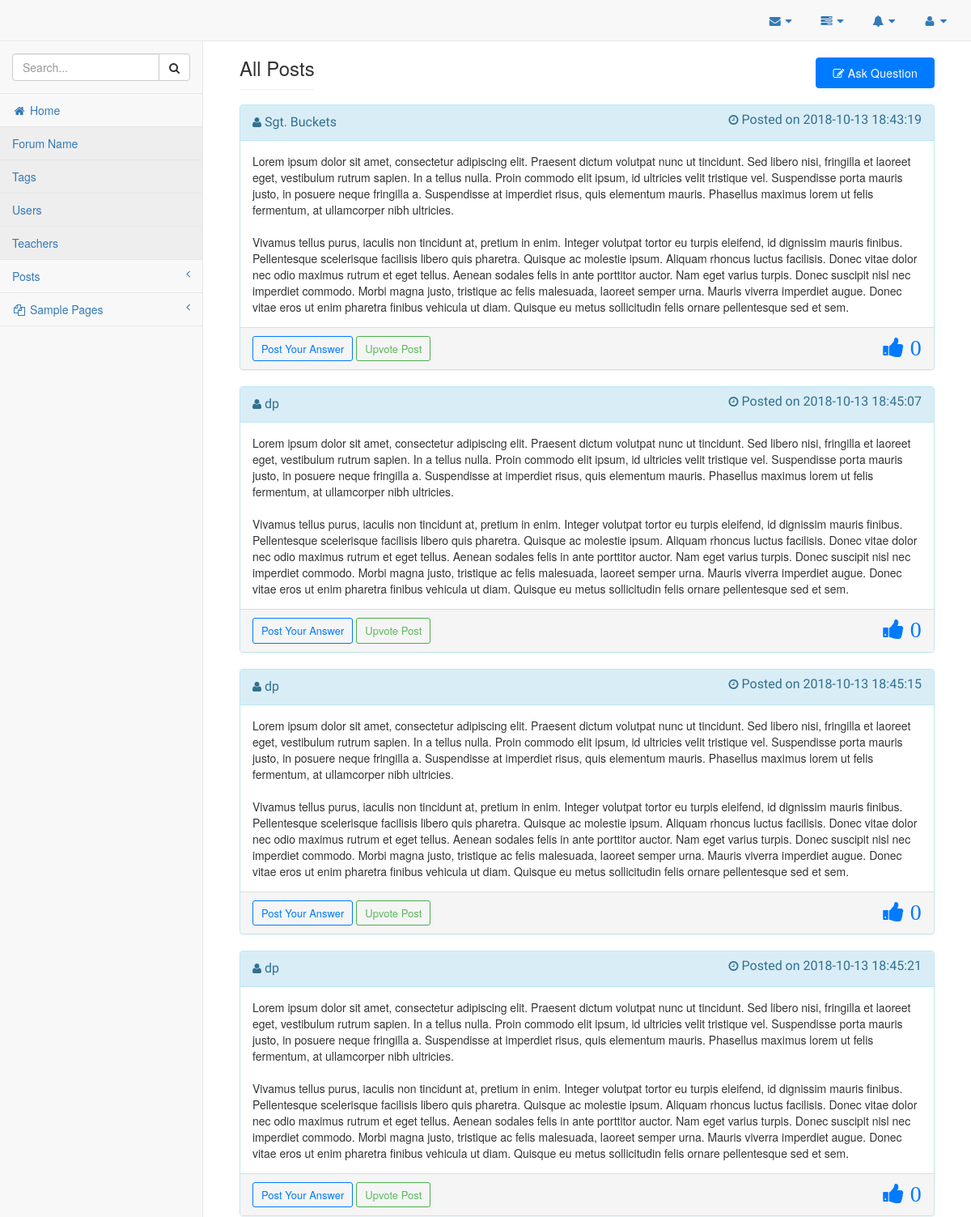
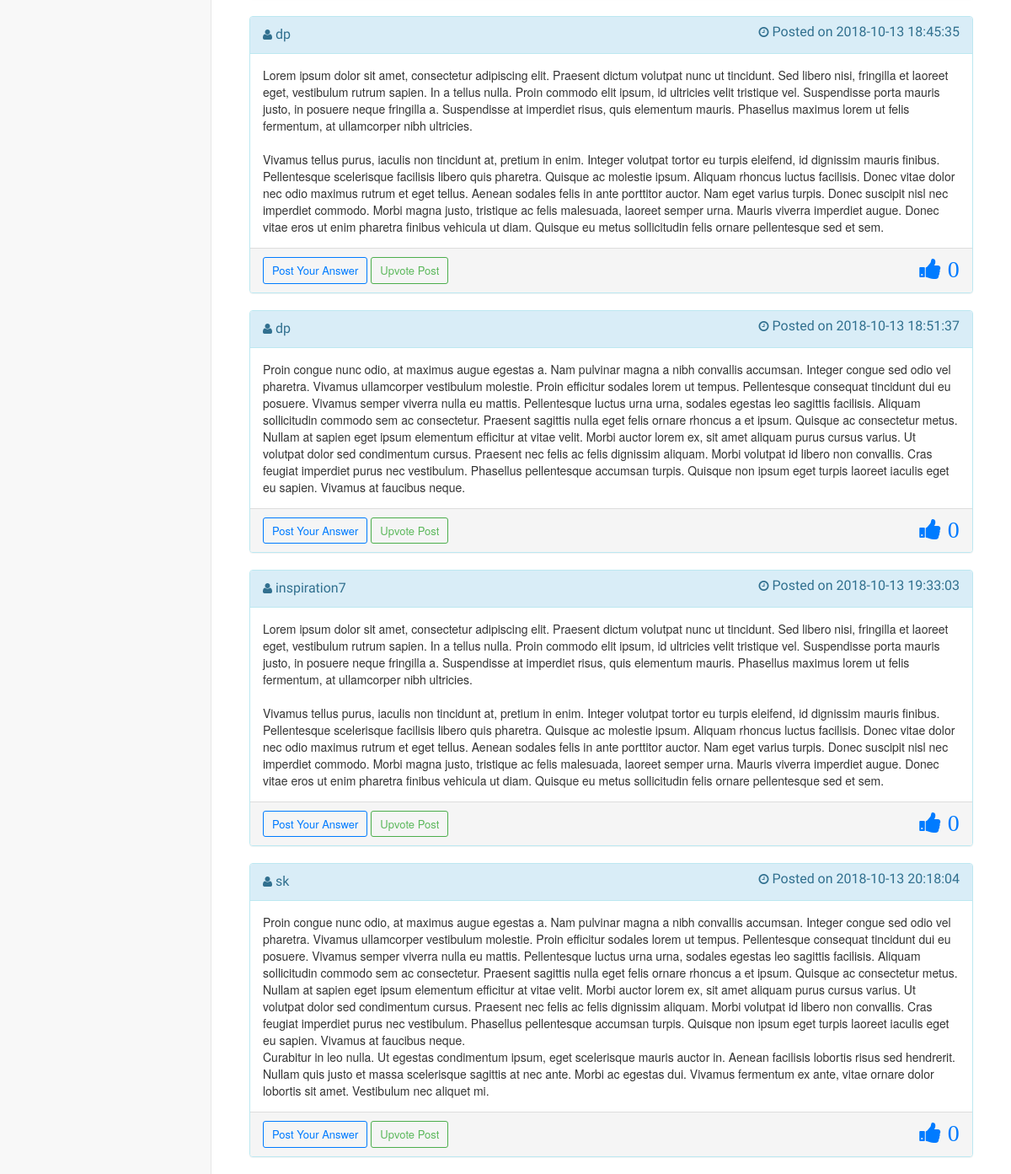
The app's page /posts/view-all-posts.php (signed in) with its own data (2 pictures, top to bottom).
### tables this page shows
CREATE TABLE `posts` (
  `post_id` int(11) NOT NULL,
  `post_content` text NOT NULL,
  `post_image` text NOT NULL,
  `post_user_id` int(11) NOT NULL,
  `post_tags` mediumtext NOT NULL,
  `created_at` datetime NOT NULL,
  `deleted_at` datetime NOT NULL,
  `is_deleted` bit(1) NOT NULL DEFAULT b'0',
  `deleted_by` int(11) NOT NULL,
  `updated_at` datetime NOT NULL,
  `updated_by` int(11) NOT NULL,
  `post_points` int(11) NOT NULL
);

CREATE TABLE `users` (
  `user_id` int(11) NOT NULL,
  `first_name` varchar(255) NOT NULL,
  `last_name` varchar(255) NOT NULL,
  `user_name` varchar(255) NOT NULL,
  `user_password` varchar(255) NOT NULL,
  `user_email` varchar(255) NOT NULL,
  `user_dob` date NOT NULL,
  `user_branch` varchar(255) NOT NULL,
  `user_posts` int(11) NOT NULL,
  `user_role` varchar(255) NOT NULL,
  `user_profile_img` text NOT NULL,
  `user_created_at` datetime NOT NULL,
  `is_deleted` bit(1) NOT NULL DEFAULT b'0',
  `deleted_by` int(11) NOT NULL,
  `deleted_at` datetime NOT NULL
);

### classes/Database.php (called while the page is built, shortened)
<?php
    class Database {
        private $servername;
        private $username;
        private $password;
        private $database;
        private $connection;
        public function __construct(){
            $this->servername = "localhost";
            $this->username = "aniket";
            $this->password = "aniket";
            $this->database = "forumdb";
        }
        public function connectDB(){
            $this->connection = new mysqli($this->servername, $this->username, $this->password, $this->database);
        }
        public function getConnection(){
            return $this->connection;
        }
    }
    $database = new Database();
?>

### classes/Posts.php (called while the page is built, shortened)
<?php
	require_once("Database.php");
	class Posts {
		private $connection;
		public function __construct() {
			global $database;
			$this->connection = $database->getConnection();
		}
		public function getAllPosts() {
			$sql = "SELECT * FROM posts WHERE is_deleted = 0";
			$result_set = $this->connection->query($sql);
			return $result_set;
		}
	}
?>

### classes/Users.php (called while the page is built, shortened)
<?php
	require_once("Database.php");
	class Users {
		private $connection;
		public function __construct() {
			global $database;
			$this->connection = $database->getConnection();
		}
		public function getUserDetailsById($user_id, $columns) {
			$sql = "SELECT $columns FROM users WHERE user_id = $user_id";
			$result_set = $this->connection->query($sql);
			return $result_set;
		}
	}
?>

### posts/view-all-posts.php (the view, shortened to what this page needs)
<!DOCTYPE html>
<html lang="en">
<?php
    require_once("../ui-elements/header.php");
?>
<body>
    <div id="wrapper">
        <?php
            require_once("../ui-elements/navigation.php");
        ?>
        <div id="page-wrapper">
            <div class="container-fluid">
                <div class="row">
                    <div class="col-lg-12">
                        <br>
                        <h3 class="page-header show-inline">All Posts</h3>
                        <a href="http://localhost/forum/posts/add-post.php" class="btn-mine btn-bootstrap4-primary-mine ask-quest-btn-alignment"><i class="fa fa-pencil-square-o" aria-hidden="true"></i> Ask Question</a>
                    </div>
                </div>
                <?php
                    require_once("../classes/Posts.php");
                    require_once("../classes/Users.php");
                    $posts = new Posts();
                    $result_set = $posts->getAllPosts();
                    $users = new Users();
                    while($row = mysqli_fetch_assoc($result_set)) {
                        extract($row);
                        $resultant_row = $users->getUserDetailsById($post_user_id, "user_name");
                        extract(mysqli_fetch_assoc($resultant_row));
                ?>
                        <div class="panel panel-info">
                            <div class="panel-heading">
                                <i class="fa fa-user" aria-hidden="true"></i> <div style="font-size: 16px; font-family: 'Cantora One'; display: inline;"><?php echo $user_name; ?></div>
                                <i class="fa fa-clock-o" aria-hidden="true" style="float: right;"><div style="font-size: 16px; font-family: 'Cantora One'; display: inline;"> Posted on <?php echo $created_at; ?></div></i>
                            </div>
                            <div class="panel-body">
                                <?php echo $post_content; ?>
                            </div>
                            <div class="panel-footer">
                                <?php echo '<a href="comments.php?post_id='.$post_id.'&post_user_id='.$post_user_id.'" class="btn btn-outline btn-success-mine btn-sm" style="font-size: 13px;">Post Your Answer</a>'; ?>
                                <a href="" class="btn btn-outline btn-success btn-sm" style="font-size: 13px;">Upvote Post</a>
                                <i class="fa fa-thumbs-up fa-2x" aria-hidden="true" style="float: right; color: #007bff;  letter-spacing:.25px;"> <?php echo $post_points; ?></i>
                            </div>
                        </div>
                <?php
                    }
                ?>
            </div>
        </div>
    </div>

### assets/css/myStyles.css (style rules this page uses)
.btn-success-mine.btn-outline { color: #007bff; }
.btn-success-mine { color: #007bff; border-color: #007bff; }
.btn-mine { display: inline-block; padding: 8px 20px; margin-bottom: 0; font-size: 14px; font-weight: 400; line-height: 1.42857143; text-align: center; white-space: nowrap; vertical-align: middle; -ms-touch-action: manipulation; touch-action: manipulation; cursor: pointer; -webkit-user-select: none; -moz-user-select: none; -ms-user-select: none; user-select: none; background-image: none; border: 1px solid transparent; border-radius: 4px; }
.btn-bootstrap4-primary-mine { color: #fff; background-color: #007bff; border-color: #007bff; }
.ask-quest-btn-alignment { float: right; margin-bottom: 20px; letter-spacing: .25px; }
.show-inline { display: inline; }

### records on screen
posts: users.user_name "Sgt. Buckets", created_at "2018-10-13 18:43:19", post_content "Lorem ipsum dolor sit amet, consectetur adipiscing elit. Praesent dictum volutpat nunc ut tincidunt. Sed libero nisi, fringilla et laoreet eget, vestibulum rutrum sapien. In a tellus nulla. Proin commodo elit ipsum, id ultricies velit tristique vel. Suspendisse porta mauris justo, in posuere neque fringilla a. Suspendisse at imperdiet risus, quis elementum mauris. Phasellus maximus lorem ut felis fermentum, at ullamcorper nibh ultricies. Vivamus tellus purus, iaculis non tincidunt at, pretium in enim. Integer volutpat tortor eu turpis eleifend, id dignissim mauris finibus. Pellentesque scelerisque facilisis libero quis pharetra. Quisque ac molestie ipsum. Aliquam rhoncus luctus facilisis.…", post_points "0"
posts: users.user_name "dp", created_at "2018-10-13 18:45:07", post_content "Lorem ipsum dolor sit amet, consectetur adipiscing elit. Praesent dictum volutpat nunc ut tincidunt. Sed libero nisi, fringilla et laoreet eget, vestibulum rutrum sapien. In a tellus nulla. Proin commodo elit ipsum, id ultricies velit tristique vel. Suspendisse porta mauris justo, in posuere neque fringilla a. Suspendisse at imperdiet risus, quis elementum mauris. Phasellus maximus lorem ut felis fermentum, at ullamcorper nibh ultricies. Vivamus tellus purus, iaculis non tincidunt at, pretium in enim. Integer volutpat tortor eu turpis eleifend, id dignissim mauris finibus. Pellentesque scelerisque facilisis libero quis pharetra. Quisque ac molestie ipsum. Aliquam rhoncus luctus facilisis.…", post_points "0"
posts: users.user_name "dp", created_at "2018-10-13 18:45:15", post_content "Lorem ipsum dolor sit amet, consectetur adipiscing elit. Praesent dictum volutpat nunc ut tincidunt. Sed libero nisi, fringilla et laoreet eget, vestibulum rutrum sapien. In a tellus nulla. Proin commodo elit ipsum, id ultricies velit tristique vel. Suspendisse porta mauris justo, in posuere neque fringilla a. Suspendisse at imperdiet risus, quis elementum mauris. Phasellus maximus lorem ut felis fermentum, at ullamcorper nibh ultricies. Vivamus tellus purus, iaculis non tincidunt at, pretium in enim. Integer volutpat tortor eu turpis eleifend, id dignissim mauris finibus. Pellentesque scelerisque facilisis libero quis pharetra. Quisque ac molestie ipsum. Aliquam rhoncus luctus facilisis.…", post_points "0"
posts: users.user_name "dp", created_at "2018-10-13 18:45:21", post_content "Lorem ipsum dolor sit amet, consectetur adipiscing elit. Praesent dictum volutpat nunc ut tincidunt. Sed libero nisi, fringilla et laoreet eget, vestibulum rutrum sapien. In a tellus nulla. Proin commodo elit ipsum, id ultricies velit tristique vel. Suspendisse porta mauris justo, in posuere neque fringilla a. Suspendisse at imperdiet risus, quis elementum mauris. Phasellus maximus lorem ut felis fermentum, at ullamcorper nibh ultricies. Vivamus tellus purus, iaculis non tincidunt at, pretium in enim. Integer volutpat tortor eu turpis eleifend, id dignissim mauris finibus. Pellentesque scelerisque facilisis libero quis pharetra. Quisque ac molestie ipsum. Aliquam rhoncus luctus facilisis.…", post_points "0"
posts: users.user_name "dp", created_at "2018-10-13 18:45:35", post_content "Lorem ipsum dolor sit amet, consectetur adipiscing elit. Praesent dictum volutpat nunc ut tincidunt. Sed libero nisi, fringilla et laoreet eget, vestibulum rutrum sapien. In a tellus nulla. Proin commodo elit ipsum, id ultricies velit tristique vel. Suspendisse porta mauris justo, in posuere neque fringilla a. Suspendisse at imperdiet risus, quis elementum mauris. Phasellus maximus lorem ut felis fermentum, at ullamcorper nibh ultricies. Vivamus tellus purus, iaculis non tincidunt at, pretium in enim. Integer volutpat tortor eu turpis eleifend, id dignissim mauris finibus. Pellentesque scelerisque facilisis libero quis pharetra. Quisque ac molestie ipsum. Aliquam rhoncus luctus facilisis.…", post_points "0"
posts: users.user_name "dp", created_at "2018-10-13 18:51:37", post_content "Proin congue nunc odio, at maximus augue egestas a. Nam pulvinar magna a nibh convallis accumsan. Integer congue sed odio vel pharetra. Vivamus ullamcorper vestibulum molestie. Proin efficitur sodales lorem ut tempus. Pellentesque consequat tincidunt dui eu posuere. Vivamus semper viverra nulla eu mattis. Pellentesque luctus urna urna, sodales egestas leo sagittis facilisis. Aliquam sollicitudin commodo sem ac consectetur. Praesent sagittis nulla eget felis ornare rhoncus a et ipsum. Quisque ac consectetur metus. Nullam at sapien eget ipsum elementum efficitur at vitae velit. Morbi auctor lorem ex, sit amet aliquam purus cursus varius. Ut volutpat dolor sed condimentum cursus. Praesent nec…", post_points "0"
posts: users.user_name "inspiration7", created_at "2018-10-13 19:33:03", post_content "Lorem ipsum dolor sit amet, consectetur adipiscing elit. Praesent dictum volutpat nunc ut tincidunt. Sed libero nisi, fringilla et laoreet eget, vestibulum rutrum sapien. In a tellus nulla. Proin commodo elit ipsum, id ultricies velit tristique vel. Suspendisse porta mauris justo, in posuere neque fringilla a. Suspendisse at imperdiet risus, quis elementum mauris. Phasellus maximus lorem ut felis fermentum, at ullamcorper nibh ultricies. Vivamus tellus purus, iaculis non tincidunt at, pretium in enim. Integer volutpat tortor eu turpis eleifend, id dignissim mauris finibus. Pellentesque scelerisque facilisis libero quis pharetra. Quisque ac molestie ipsum. Aliquam rhoncus luctus facilisis.…", post_points "0"
posts: users.user_name "sk", created_at "2018-10-13 20:18:04", post_content "Proin congue nunc odio, at maximus augue egestas a. Nam pulvinar magna a nibh convallis accumsan. Integer congue sed odio vel pharetra. Vivamus ullamcorper vestibulum molestie. Proin efficitur sodales lorem ut tempus. Pellentesque consequat tincidunt dui eu posuere. Vivamus semper viverra nulla eu mattis. Pellentesque luctus urna urna, sodales egestas leo sagittis facilisis. Aliquam sollicitudin commodo sem ac consectetur. Praesent sagittis nulla eget felis ornare rhoncus a et ipsum. Quisque ac consectetur metus. Nullam at sapien eget ipsum elementum efficitur at vitae velit. Morbi auctor lorem ex, sit amet aliquam purus cursus varius. Ut volutpat dolor sed condimentum cursus. Praesent nec…", post_points "0"
